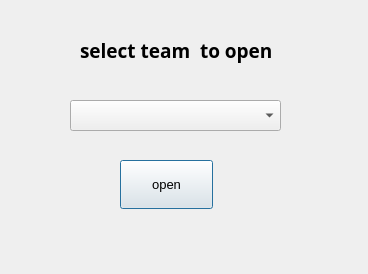
<?xml version="1.0" encoding="UTF-8"?>
<ui version="4.0">
 <class>Dialog</class>
 <widget class="QDialog" name="Dialog">
  <property name="geometry">
   <rect>
    <x>0</x>
    <y>0</y>
    <width>368</width>
    <height>274</height>
   </rect>
  </property>
  <property name="windowTitle">
   <string>Dialog</string>
  </property>
  <widget class="QLabel" name="label">
   <property name="geometry">
    <rect>
     <x>80</x>
     <y>30</y>
     <width>299</width>
     <height>40</height>
    </rect>
   </property>
   <property name="font">
    <font>
     <family>Segoe Print</family>
     <pointsize>14</pointsize>
     <weight>75</weight>
     <bold>true</bold>
    </font>
   </property>
   <property name="text">
    <string>select team  to open</string>
   </property>
  </widget>
  <widget class="QPushButton" name="openbtn">
   <property name="geometry">
    <rect>
     <x>120</x>
     <y>160</y>
     <width>93</width>
     <height>49</height>
    </rect>
   </property>
   <property name="font">
    <font>
     <family>Microsoft Sans Serif</family>
     <pointsize>10</pointsize>
     <weight>50</weight>
     <italic>false</italic>
     <bold>false</bold>
    </font>
   </property>
   <property name="styleSheet">
    <string notr="true">font: 10pt &quot;Microsoft Sans Serif&quot;;</string>
   </property>
   <property name="text">
    <string>open</string>
   </property>
  </widget>
  <widget class="QComboBox" name="open_cb">
   <property name="geometry">
    <rect>
     <x>70</x>
     <y>100</y>
     <width>211</width>
     <height>31</height>
    </rect>
   </property>
  </widget>
 </widget>
 <resources/>
 <connections/>
</ui>
